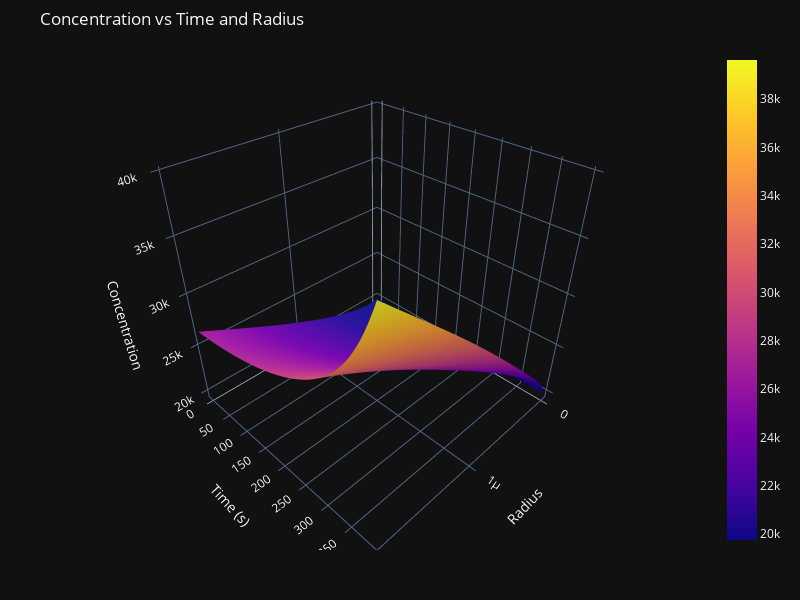
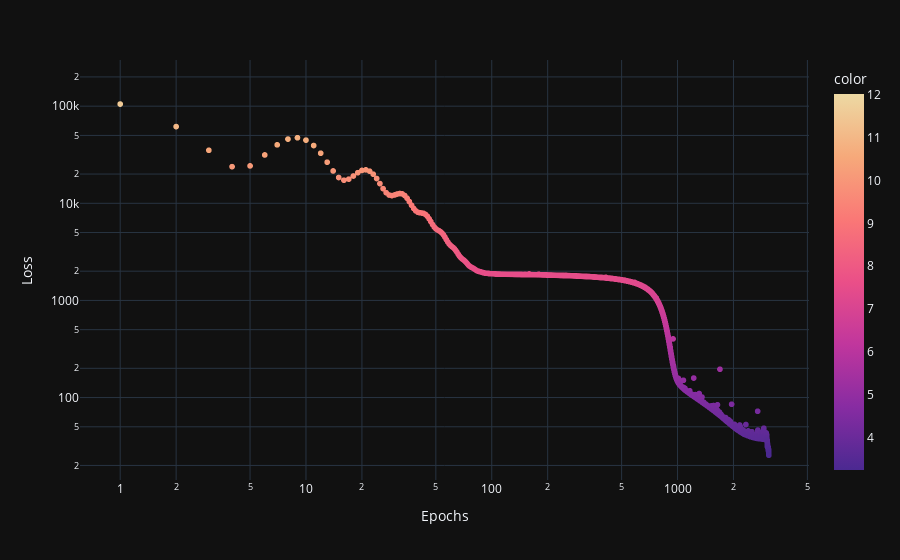
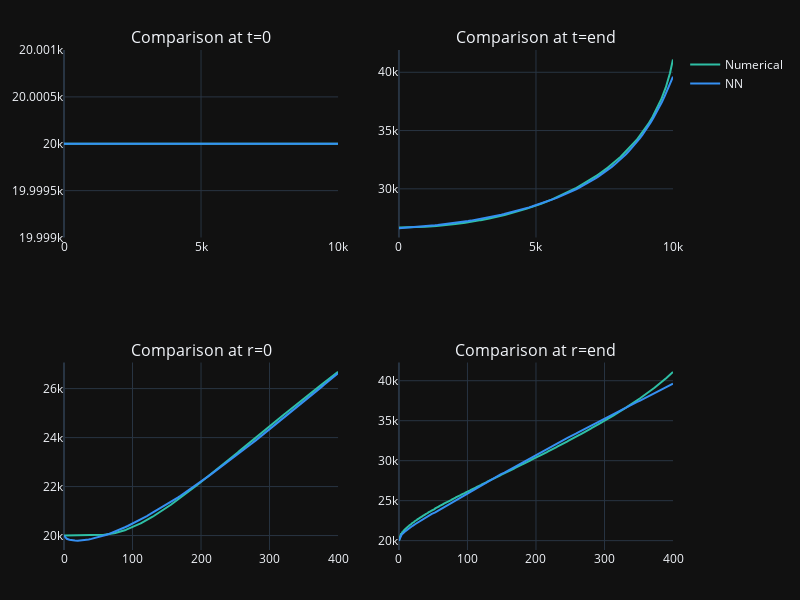

Here is the notebook cell these charts were saved with, in order:
### Code cell
# nn seed
device = 'cuda'
N = 300
epochs_adam = 3000
lr_adam = 1e-4
epochs_lbfgs = 100


# define nn to train, two inputs for x and t
pinn = Network(2, 5, 128, 1, N).to(device)


losses = pinn.train(epochs_adam, lr_adam, epochs_lbfgs)
